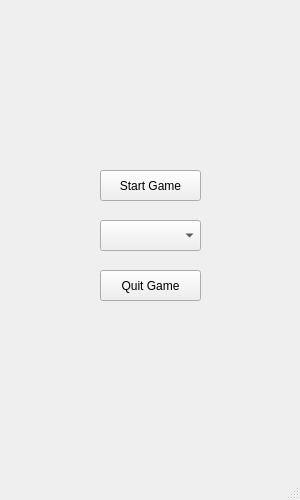
<?xml version="1.0" encoding="UTF-8"?>
<ui version="4.0">
 <class>Menu</class>
 <widget class="QMainWindow" name="Menu">
  <property name="geometry">
   <rect>
    <x>0</x>
    <y>0</y>
    <width>300</width>
    <height>500</height>
   </rect>
  </property>
  <property name="windowTitle">
   <string>Sokoban</string>
  </property>
  <widget class="QWidget" name="centralwidget">
   <widget class="QPushButton" name="StartButton">
    <property name="geometry">
     <rect>
      <x>100</x>
      <y>170</y>
      <width>101</width>
      <height>31</height>
     </rect>
    </property>
    <property name="text">
     <string>Start Game</string>
    </property>
   </widget>
   <widget class="QPushButton" name="QuitButton">
    <property name="geometry">
     <rect>
      <x>100</x>
      <y>270</y>
      <width>101</width>
      <height>31</height>
     </rect>
    </property>
    <property name="text">
     <string>Quit Game</string>
    </property>
   </widget>
   <widget class="QComboBox" name="comboBox">
    <property name="geometry">
     <rect>
      <x>100</x>
      <y>220</y>
      <width>101</width>
      <height>31</height>
     </rect>
    </property>
   </widget>
  </widget>
  <widget class="QMenuBar" name="menubar">
   <property name="geometry">
    <rect>
     <x>0</x>
     <y>0</y>
     <width>300</width>
     <height>22</height>
    </rect>
   </property>
  </widget>
  <widget class="QStatusBar" name="statusbar"/>
 </widget>
 <resources/>
 <connections/>
</ui>
